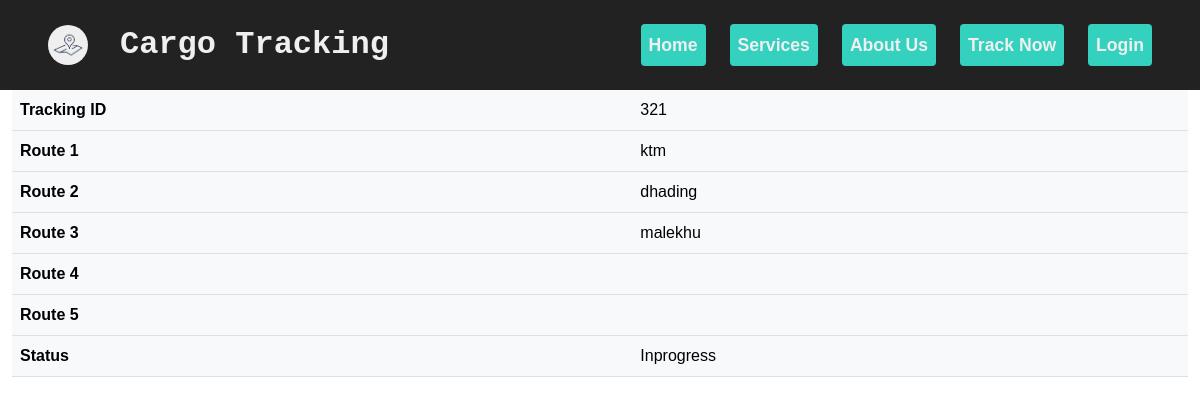
/includes/track.php?tracking_id=321, run on the app's committed database.
### tables this page shows
CREATE TABLE `tracking` (
  `sn` int(5) NOT NULL,
  `tracking_id` varchar(50) NOT NULL,
  `route1` varchar(100) DEFAULT NULL,
  `route2` varchar(100) DEFAULT NULL,
  `route3` varchar(100) DEFAULT NULL,
  `route4` varchar(100) DEFAULT NULL,
  `route5` varchar(100) DEFAULT NULL,
  `progress` varchar(50) NOT NULL,
  `cr_id` varchar(10) NOT NULL
);

### includes/track.php (the view, shortened to what this page needs)
<?PHP
require('../config/databaseConnect.php');
?>
<?php include('../includes/header.php'); ?>
<?php include('../includes/navbar.php'); ?>
<?php
    if (isset($_GET['tracking_id'])) {
       $tracking_id = $_GET['tracking_id'];
   $query = "SELECT * from tracking where tracking_id= '$tracking_id'";
   $result = mysqli_query($conn, $query) or die(mysql_error());
       $row = mysqli_fetch_array($result);
       $rows = mysqli_num_rows($result);
    if($rows>0){
       ?>
       <div id="page-wrapper">
           <div class="container-fluid">
               <table class="table table-light">
                   <tr>
                       <th>Tracking ID</th><td><?php echo $row['tracking_id']; ?></td>
                    </tr>
                    <tr>
                    <th>Route 1</th><td><?php echo $row['route1']; ?></td>
                    </tr>
                    <tr><th>Route 2</th> <td><?php echo $row['route2']; ?></td></tr>
                      <tr><th>Route 3</th><td><?php echo $row['route3']; ?></td></tr>
                      <tr><th>Route 4</th><td><?php echo $row['route4']; ?></td></tr>
                      <tr><th>Route 5</th><td><?php echo $row['route5']; ?></td></tr>
                      <tr><th>Status</th><td><?php echo $row['progress']; ?></td></tr>
                </table>
           </div>
       </div>
   <?php } else {?>
        <h3 style="background:#eee">No Record Found</h3>
    <?php } ?>
   <?php } ?>

### assets/css/style.css (style rules this page uses)
:root { --primary-color: #222222; --secondary-color: #34D1BF; --third: #D1345B; --light: #EFEFEF; --DARK: #070707; --border: .1rem solid rgba(0, 0, 0, .1); --box-shadow: 0 .75rem 1.5rem rgba(2, 31, 75, 0.2); }
* { max-width: 100%; font-family: 'Nunito', sans-serif; margin: 0; padding: 0; box-sizing: border-box; outline: none; border: none; text-decoration: none; transition: all .1s ease-out; }
body { font-family: 'Poppins', sans-serif; color: #000000; max-width: 100%; }
html { font-size: 16px; max-width: 100%; scroll-behavior: smooth; scroll-padding-top: 9rem; overflow-x: hidden; }
body { margin: 0; padding: 0; }

### data on the page
tracking: tracking_id "321", route1 "ktm", route2 "dhading", route3 "malekhu", progress "Inprogress"
